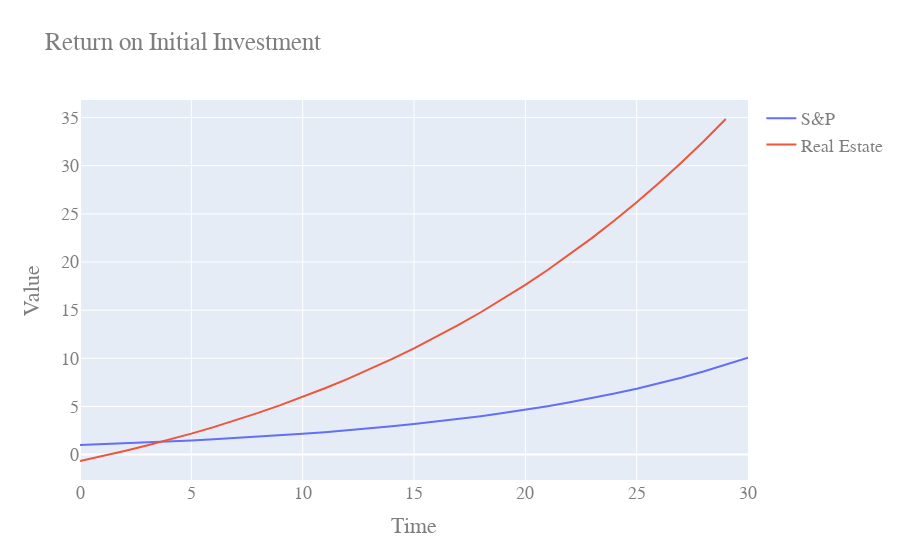

Notebook code cell kept with this figure:
### Code cell
from real_estate.analysis import property_performance

property_performance()

### Figure 1 — Plotly figure (JSON) as saved in the notebook; plotly's stock layout.template omitted (floating-point values rounded to 4 significant figures)
{"data": [{"mode": "lines", "name": "S&P", "type": "scatter", "x": [0, 1, 2, 3, 4, 5, 6, 7, 8, 9, 10, 11, 12, 13, 14, 15, 16, 17, 18, 19, 20, 21, 22, 23, 24, 25, 26, 27, 28, 29, 30], "y": [1, 1.08, 1.166, 1.26, 1.36, 1.469, 1.587, 1.714, 1.851, 1.999, 2.159, 2.332, 2.518, 2.72, 2.937, 3.172, 3.426, 3.7, 3.996, 4.316, 4.661, 5.034, 5.437, 5.871, 6.341, 6.848, 7.396, 7.988, 8.627, 9.317, 10.06]}, {"mode": "lines", "name": "Real Estate", "type": "scatter", "x": [0, 1, 2, 3, 4, 5, 6, 7, 8, 9, 10, 11, 12, 13, 14, 15, 16, 17, 18, 19, 20, 21, 22, 23, 24, 25, 26, 27, 28, 29], "y": [-0.6628, -0.1623, 0.3705, 0.9372, 1.539, 2.178, 2.856, 3.575, 4.336, 5.142, 5.994, 6.895, 7.847, 8.853, 9.915, 11.04, 12.22, 13.47, 14.78, 16.17, 17.63, 19.17, 20.8, 22.51, 24.31, 26.21, 28.2, 30.31, 32.52, 34.85]}], "layout": {"font": {"color": "#7f7f7f", "family": "Courier New, monospace", "size": 18}, "title": {"text": "Return on Initial Investment"}, "xaxis": {"title": {"text": "Time"}}, "yaxis": {"title": {"text": "Value"}}}}
